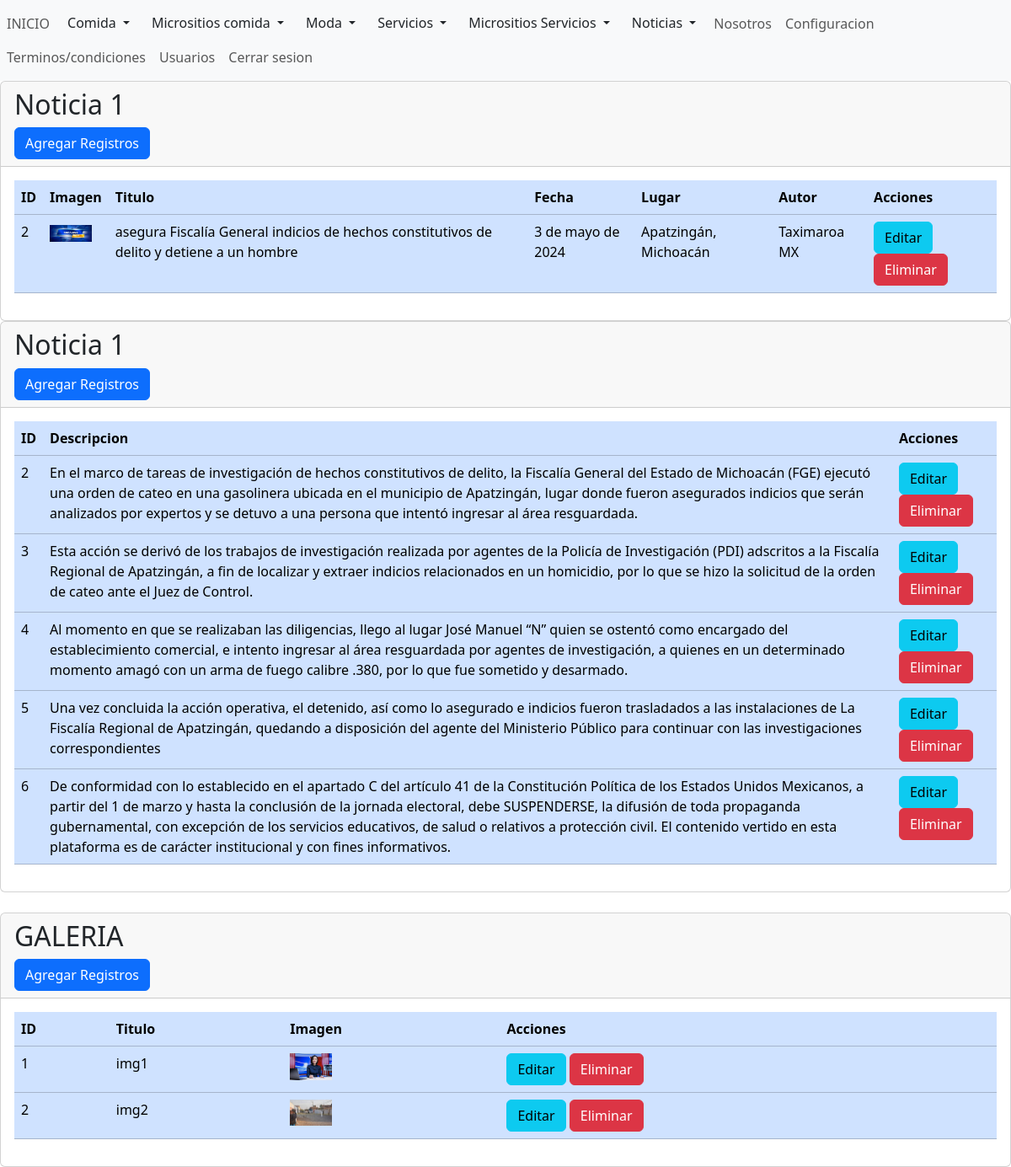
/admin/secciones/noticias/noticia1/index_noticias.php (signed in), run on the app's committed database.
### tables this page shows
CREATE TABLE `tb_noticias_inicio` (
  `id` int(50) NOT NULL,
  `imagen` varchar(1000) NOT NULL,
  `titulo` varchar(10000) NOT NULL,
  `fecha` varchar(1000) NOT NULL,
  `lugar` varchar(255) NOT NULL,
  `autor` varchar(255) NOT NULL
);

CREATE TABLE `tb_noticias_descripcion` (
  `id` int(50) NOT NULL,
  `descripcion` mediumtext NOT NULL
);

CREATE TABLE `tb_noticias_galeria` (
  `id` int(50) NOT NULL,
  `titulo` varchar(255) NOT NULL,
  `imagen` varchar(1000) NOT NULL
);

### admin/secciones/noticias/noticia1/index_noticias.php (the view, shortened to what this page needs)
<?php
include("../../../bd.php");
$sentencia = $conexion->prepare("SELECT *FROM `tb_noticias_inicio`");
$sentencia->execute();
$lista_noticias = $sentencia->fetchAll(PDO::FETCH_ASSOC);
$sentencia2 = $conexion->prepare("SELECT *FROM `tb_noticias_descripcion`");
$sentencia2->execute();
$lista_noticias2 = $sentencia2->fetchAll(PDO::FETCH_ASSOC);
$sentencia = $conexion->prepare("SELECT *FROM `tb_noticias_galeria`");
$sentencia->execute();
$lista_galeria = $sentencia->fetchAll(PDO::FETCH_ASSOC);
include("../../../templates/header.php")
?>
<div class="card">
    <div class="card-header">
        <h2>Noticia 1 </h2>
        <a name="" id="" class="btn btn-primary" href="crear_inicio.php" role="button">Agregar Registros</a>
    </div>
    <div class="card-body">
        <div class="table-responsive-sm">
            <table class="table table-primary">
                <thead>
                    <tr>
                        <th scope="col">ID</th>
                        <th scope="col">Imagen</th>
                        <th scope="col">Titulo</th>
                        <th scope="col">Fecha</th>
                        <th scope="col">Lugar</th>
                        <th scope="col">Autor</th>
                        <th scope="col">Acciones</th>
                    </tr>
                </thead>
                <tbody>
                    <?php foreach ($lista_noticias as $registros) { ?>
                        <tr class="">
                            <td scope="col"><?php echo $registros['id']; ?></td>
                            <td scope="col">
                                <img width="50" src="../../../../img/noticias/noticia1/<?php echo $registros['imagen']; ?>" />
                            </td>
                            <td><?php echo $registros['titulo']; ?></td>
                            <td scope="col"><?php echo $registros['fecha']; ?></td>
                            <td><?php echo $registros['lugar']; ?></td>
                            <td><?php echo $registros['autor']; ?></td>
                            <td>
                                <a name="" id="" class="btn btn-info" href="editar_inicio.php?txtid=<?php echo $registros['id']; ?>" role="button">Editar
                                </a>
                                <a name="" id="" class="btn btn-danger" href="index_noticias.php?txtid=<?php echo $registros['id']; ?>" role="button">Eliminar
                                </a>
                            </td>
                        </tr>
                    <?php } ?>
                </tbody>
            </table>
        </div>
    </div>
</div>
<div class="card">
    <div class="card-header">
        <h2>Noticia 1 </h2>
        <a name="" id="" class="btn btn-primary" href="crear_descripcion.php" role="button">Agregar Registros</a>
    </div>
    <div class="card-body">
        <div class="table-responsive-sm">
            <table class="table table-primary">
                <thead>
                    <tr>
                        <th scope="col">ID</th>
                        <th scope="col">Descripcion</th>
                        <th scope="col">Acciones</th>
                    </tr>
                </thead>
                <tbody>
                    <?php foreach ($lista_noticias2 as $registros2) { ?>
                        <tr class="">
                            <td scope="col"><?php echo $registros2['id']; ?></td>
                            <td><?php echo $registros2['descripcion']; ?></td>
                            <td>
                                <a name="" id="" class="btn btn-info" href="editar_descripcion.php?txtid=<?php echo $registros2['id']; ?>" role="button">Editar
                                </a>
                                <a name="" id="" class="btn btn-danger" href="index_noticias.php?txtid=<?php echo $registros2['id']; ?>" role="button">Eliminar
                                </a>
                            </td>
                        </tr>
                    <?php } ?>
                </tbody>
            </table>
        </div>
    </div>
</div>
<br>
<div class="card">
    <div class="card-header">
        <h2>GALERIA </h2>
        <a name="" id="" class="btn btn-primary" href="crear_galeria.php" role="button">Agregar Registros</a>
    </div>
    <div class="card-body">
        <div class="table-responsive-sm">
            <table class="table table-primary">
                <thead>
                    <tr>
                        <th scope="col">ID</th>
                        <th scope="col">Titulo</th>
                        <th scope="col">Imagen</th>
                        <th scope="col">Acciones</th>
                    </tr>
                </thead>
                <tbody>
                    <?php foreach ($lista_galeria as $registros3) { ?>
                        <tr class="">
                            <td scope="col"><?php echo $registros3['id']; ?></td>
                            <td><?php echo $registros3['titulo']; ?></td>
                            <td scope="col">
                                <img width="50" src="../../../../img/noticias/noticia1/<?php echo $registros3['imagen']; ?>" />
                            </td>
                            <td>
                                <a name="" id="" class="btn btn-info" href="editar_galeria.php?txtid=<?php echo $registros3['id']; ?>" role="button">Editar
                                </a>
                                <a name="" id="" class="btn btn-danger" href="index_noticias.php?txtid=<?php echo $registros3['id']; ?>" role="button">Eliminar
                                </a>
                            </td>
                        </tr>
                    <?php } ?>
                </tbody>
            </table>
        </div>
    </div>
</div>

### data on the page
tb_noticias_inicio: id "2", imagen (picture), titulo "asegura Fiscalía General indicios de hechos constitutivos de delito y detiene a un hombre", fecha "3 de mayo de 2024", lugar "Apatzingán, Michoacán", autor "Taximaroa MX"
tb_noticias_descripcion: id "2", descripcion "En el marco de tareas de investigación de hechos constitutivos de delito, la Fiscalía General del Estado de Michoacán (FGE) ejecutó una orden de cateo en una gasolinera ubicada en el municipio de Apatzingán, lugar donde fueron asegurados indicios que serán analizados por expertos y se detuvo a una persona que intentó ingresar al área resguardada."
tb_noticias_descripcion: id "3", descripcion "Esta acción se derivó de los trabajos de investigación realizada por agentes de la Policía de Investigación (PDI) adscritos a la Fiscalía Regional de Apatzingán, a fin de localizar y extraer indicios relacionados en un homicidio, por lo que se hizo la solicitud de la orden de cateo ante el Juez de Control."
tb_noticias_descripcion: id "4", descripcion "Al momento en que se realizaban las diligencias, llego al lugar José Manuel “N” quien se ostentó como encargado del establecimiento comercial, e intento ingresar al área resguardada por agentes de investigación, a quienes en un determinado momento amagó con un arma de fuego calibre .380, por lo que fue sometido y desarmado."
tb_noticias_descripcion: id "5", descripcion "Una vez concluida la acción operativa, el detenido, así como lo asegurado e indicios fueron trasladados a las instalaciones de La Fiscalía Regional de Apatzingán, quedando a disposición del agente del Ministerio Público para continuar con las investigaciones correspondientes"
tb_noticias_descripcion: id "6", descripcion "De conformidad con lo establecido en el apartado C del artículo 41 de la Constitución Política de los Estados Unidos Mexicanos, a partir del 1 de marzo y hasta la conclusión de la jornada electoral, debe SUSPENDERSE, la difusión de toda propaganda gubernamental, con excepción de los servicios educativos, de salud o relativos a protección civil. El contenido vertido en esta plataforma es de carácter institucional y con fines informativos."
tb_noticias_galeria: id "1", titulo "img1", imagen (picture)
tb_noticias_galeria: id "2", titulo "img2", imagen (picture)
